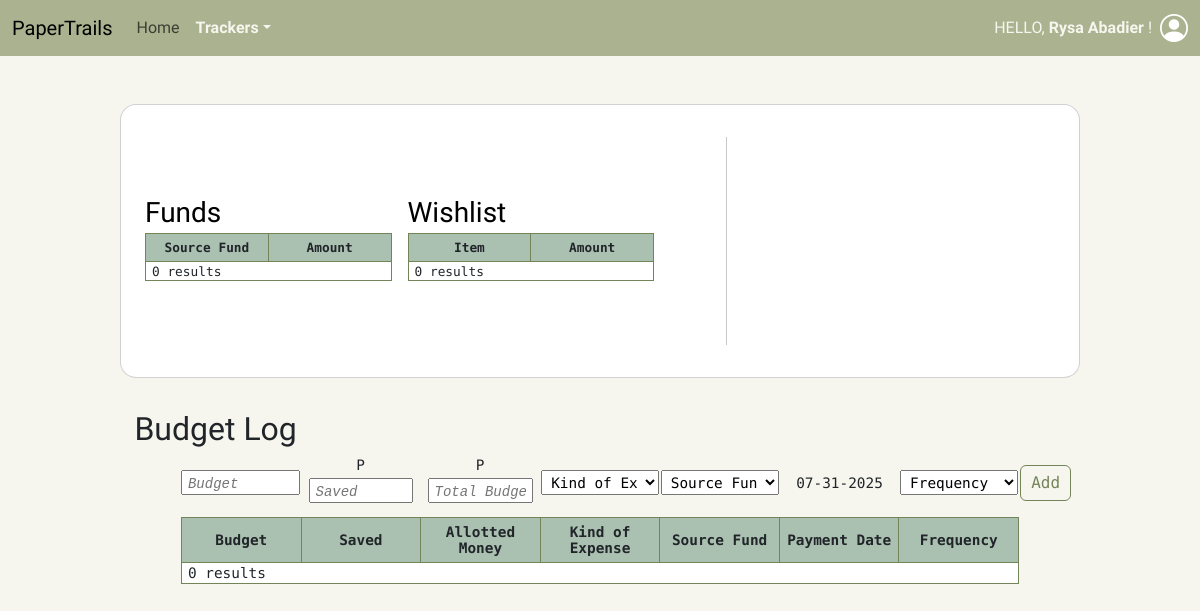
The page /budgetPage.php (signed in) on the database as committed earlier.
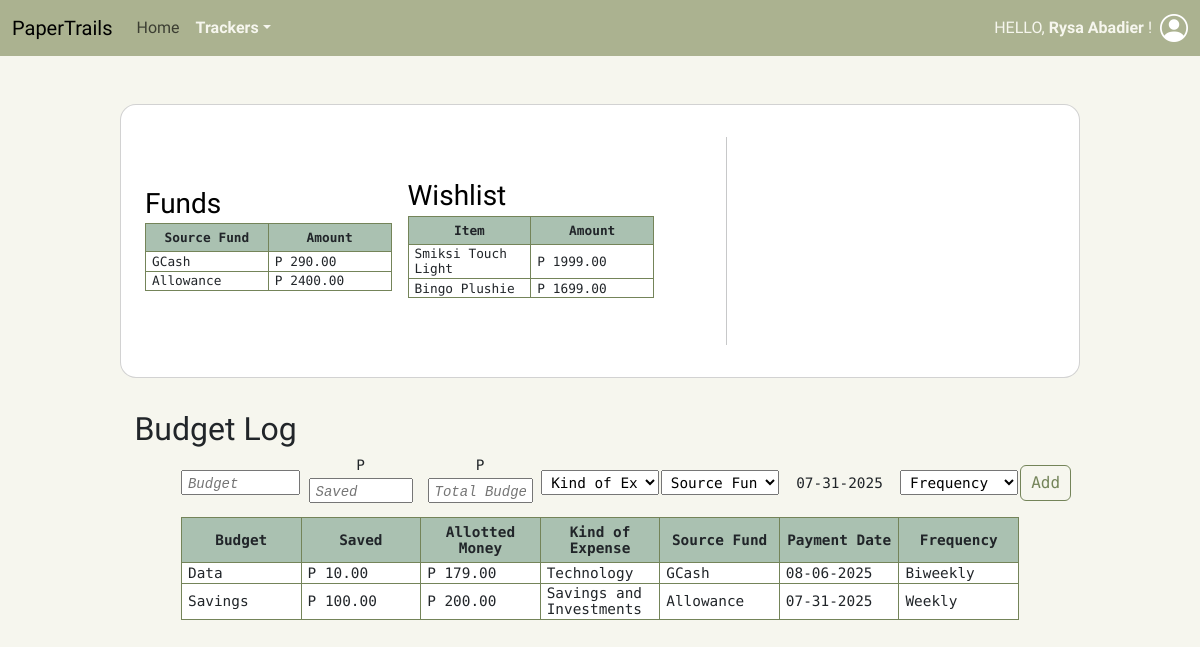
The same page on the database as committed later.
### tables this page shows
CREATE TABLE `source_fund` (
  `id` int(11) NOT NULL,
  `user_id` int(11) NOT NULL,
  `name` varchar(255) NOT NULL,
  `amount` decimal(12,2) NOT NULL DEFAULT 0.00,
  `asset_id` int(11) NOT NULL
);

CREATE TABLE `wishlist` (
  `id` int(11) NOT NULL,
  `user_id` int(11) NOT NULL,
  `item` varchar(255) NOT NULL,
  `amount` decimal(12,2) DEFAULT 0.00,
  `shop` text DEFAULT '—'
);

CREATE TABLE `budget` (
  `id` int(11) NOT NULL,
  `user_id` int(11) NOT NULL,
  `amount` decimal(12,2) NOT NULL,
  `total_budget` decimal(12,2) NOT NULL,
  `budget_expense` varchar(255) NOT NULL,
  `expensetype_id` int(11) NOT NULL,
  `source_id` int(11) NOT NULL,
  `frequency_id` int(11) NOT NULL,
  `update_date` date NOT NULL DEFAULT current_timestamp()
);

CREATE TABLE `expenses` (
  `id` int(11) NOT NULL,
  `name` varchar(255) NOT NULL
);

CREATE TABLE `frequency` (
  `id` int(11) NOT NULL,
  `name` varchar(255) NOT NULL
);

### foreignkeys.php (called while the page is built, shortened)
<?php
    function getExpenseType($conn, $id) {
        $sql = "SELECT `Name` FROM Expenses WHERE `ID` = $id";
        $result = mysqli_query($conn, $sql);
        $row = mysqli_fetch_assoc($result);
        if ($row > 0) return $row["Name"];
        else return deleteLogs($conn, $id);
    }
    function getAssetSource($conn, $id) {
        $sql = "SELECT `Name` FROM Source_Fund WHERE `ID` = $id";
        $result = mysqli_query($conn, $sql);
        $row = mysqli_fetch_assoc($result);
        if ($row > 0) return $row["Name"];
        else return deleteLogs($conn, $id);
    }
    function getFrequency($conn, $id) {
        $sql = "SELECT `Name` FROM Frequency WHERE `ID` = $id";
        $result = mysqli_query($conn, $sql);
        $row = mysqli_fetch_assoc($result);
        if ($row > 0) return $row["Name"];
        else return deleteLogs($conn, $id);
    }
?>

### budget.php (the view, shortened to what the changed rows need)
<?php
    include_once("connect.php");
    include_once("session.php");
    include_once("foreignkeys.php");
    function editBudget($conn, $page, $editID) {
        budgetHeaders(true);
        $sql = "SELECT `ID`, `Update_Date`, `Budget_Expense`, `Amount`, `Total_Budget`, `Saving`, `ExpenseType_ID`, `Source_ID`, `Frequency_ID` FROM Budget WHERE `User_ID` = " . $_SESSION["id"];
        $result = mysqli_query($conn, $sql);
        if (mysqli_num_rows($result) > 0) {
            while($row = mysqli_fetch_assoc($result)) {
                $expenseType = getExpenseType($conn, $row["ExpenseType_ID"]);
                $assetSource = getAssetSource($conn, $row["Source_ID"]);
                $frequency = getFrequency($conn, $row["Frequency_ID"]);
                $payDate = $row["Frequency_ID"];
                $date = date_create($row["Update_Date"]);
                if ($page == "budget" && $row["ID"] == $editID) {
                    echo '<form method="POST" class="edit-row delete-row">';
                        echo '<input type="hidden" name="edit_ID" value="' . $row["ID"] . '">';
                        echo '<input type="hidden" name="date" value="' . $row["Update_Date"] . '">';
                        echo '<input type="hidden" name="initial" value="' . $row["Amount"] . '">';
                        echo '<input type="hidden" name="saving" value="' . $row["Saving"] . '">';
                        echo '<tr><td><input type="text" name="budgetExpense" value="' . $row["Budget_Expense"] . '" /></td>';
                        echo '<td>P <input style="width: 88.9%;" type="text" name="final" value="' . $row["Amount"] . '" /></td>';
                        echo '<td>P <input style="width: 88.9%;" type="text" name="total" value="' . $row["Total_Budget"] . '" /></td>';
                        echo '<td><select name="type">';
                        $ctr = 1;
                        foreach (expenseTypes($conn) as $expense) {
                            if ($expenseType == $expense) echo '<option value="'. $ctr++ . '" selected>' . $expense . '</option>';
                            else echo '<option value="'. $ctr++ . '">' . $expense . '</option>';
                        }
                        echo '</select></td>';
                        echo '<td><select name="source">';
                        foreach (sourceFunds($conn, $_SESSION["id"]) as $id => $sourceFund) {
                            if ($assetSource == $sourceFund) echo '<option value="'. $id . '" selected>' . $sourceFund . '</option>';
                            else echo '<option value="'. $id . '">' . $sourceFund . '</option>';
                        }
                        echo '</select></td>';
                        echo '<td>' . date_format(calculatePayDate($payDate, $date),"m-d-Y") . '</td>';
                        echo '<td><select name="frequency">';
                        $ctr = 1;
                        foreach (frequencies($conn) as $frequent) {
                            if ($frequency == $frequent) echo '<option value="'. $ctr++ . '" selected>' . $frequent . '</option>';
                            else echo '<option value="'. $ctr++ . '">' . $frequent . '</option>';
                        }
                        echo '</select></td></tr>';
                    echo '</form>';
                } else {
                    echo '<tr data-id="' . $row["ID"] . '"><td>' . $row["Budget_Expense"] . '</td>';
                    echo '<td>P ' . $row["Amount"] . '</td>';
                    echo '<td>P ' . $row["Total_Budget"] . '</td>';
                    echo '<td>' . $expenseType . '</td>';
                    echo '<td>' . $assetSource . '</td>';
                    echo '<td>' . date_format(calculatePayDate($payDate, $date),"m-d-Y") . '</td>';
                    echo '<td>' . $frequency . '</td></tr>';
                }
            }
        } else {
            echo '<tr><td colspan="7">0 results</td></tr>';
        }
        echo '</table>';
    }
    function budgetHeaders($show) {
        echo '<table class="dashboard mx-auto"';
        if ($show) {
            echo ' style="font-size: 0.9rem; width: 90%;"';
        }
        echo '>';
        echo '<tr><th>Budget</th>';
        echo '<th>Saved</th>';
        echo '<th>Allotted Money </th>';
        if ($show) {
            echo '<th>Kind of Expense</th>';
            echo '<th>Source Fund</th>';
        }
        echo '<th>Payment Date</th>';
        if ($show) {
            echo '<th>Frequency</th>';
        }
        echo '</tr>';
    }
    function calculatePayDate($payDate, $date) {
        switch ($payDate) {
            case 2:
                date_add($date,date_interval_create_from_date_string("1 week"));
                break;
            case 3:
                date_add($date,date_interval_create_from_date_string("2 weeks"));
                break;
        }
        return $date;
    }
?>

### sourcefunds.php (shortened to what the changed rows need)
<?php
    include_once("connect.php");
    include_once("session.php");
    include_once("foreignkeys.php");
    function shortListFunds($conn) {
        fundsHeaders(false);
        $sql = "SELECT `ID`, `Name`, `Amount` FROM Source_Fund WHERE `User_ID` = " . $_SESSION["id"];
        $result = mysqli_query($conn, $sql);
        if (mysqli_num_rows($result) > 0) {
            while($row = mysqli_fetch_assoc($result)) {
                echo '<tr point><td>' . $row["Name"] . '</td>';
                echo '<td>P ' . $row["Amount"] . '</td></tr>';
            }
        } else {
            echo '<tr><td colspan="2">0 results</td></tr>';
        }
        echo '</table>';
    }
    function fundsHeaders($show) {
        echo '<table class="dashboard mx-auto"';
        if ($show) {
            echo ' style="font-size: 0.9rem; width: 90%;"';
        }
        echo '>';
        echo '<tr><th>Source Fund</th>';
        echo '<th>Amount</th>';
    }
?>

### wishlist.php (shortened to what the changed rows need)
<?php
    include_once("connect.php");
    include_once("session.php");
    include_once("foreignkeys.php");
    function shortListWishlist($conn) {
        wishlistHeaders(false);
        $sql = "SELECT `ID`, `Item`, `Amount` FROM Wishlist WHERE `User_ID` = " . $_SESSION["id"];
        $result = mysqli_query($conn, $sql);
        if (mysqli_num_rows($result) > 0) {
            while($row = mysqli_fetch_assoc($result)) {
                echo '<tr point><td>' . $row["Item"] . '</td>';
                echo '<td>P ' . $row["Amount"] . '</td></tr>';
            }
        } else {
            echo '<tr><td colspan="2">0 results</td></tr>';
        }
        echo '</table>';
    }
    function wishlistHeaders($show) {
        echo '<table class="dashboard mx-auto"';
        if ($show) {
            echo ' style="font-size: 0.9rem; width: 90%;"';
        }
        echo '>';
        echo '<tr><th>Item</th>';
        echo '<th>Amount</th>';
    }
?>

Rows that differ between the two databases and show on the page:
added source_fund: name "GCash", amount "290.00"
added source_fund: name "Allowance", amount "2400.00"
added wishlist: item "Smiksi Touch Light", amount "1999.00"
added wishlist: item "Bingo Plushie", amount "1699.00"
added budget: budget_expense "Data", amount "10.00", total_budget "179.00", expensetype.name "Technology", source.name "GCash", frequency+update_date "08-06-2025", frequency.name "Biweekly"
added budget: budget_expense "Savings", amount "100.00", total_budget "200.00", expensetype.name "Savings and Investments", source.name "Allowance", frequency+update_date "07-31-2025", frequency.name "Weekly"
Other text that changed with them:
text no longer shown: "0 results 0 results 0 results"
